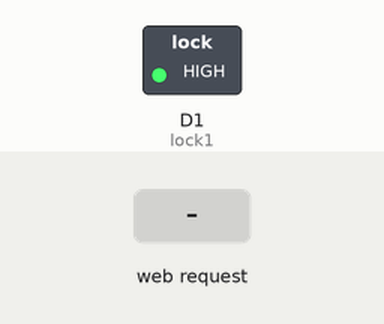
Recording of a sketch running on a simulated ESP8266 (NodeMCU). On the bench: switched loads named in the sketch (green lamp = pin HIGH). Inputs (shaded band) come from the test bench. WiFi joins after 1.5 s; servers stay silent unless stated; what the sketch prints to the serial monitor is not drawn.

Above: at 2.7 s.
2.8 s: HTTP request GET /unlock received
Timing chart, 0 to 5.8 s (numbered marks = the images above; inputs shaded):
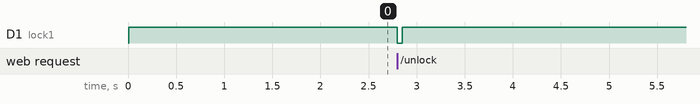

Measured:
- after the input at 2.8 s, D1 (lock1): HIGH → LOW at once, → HIGH 0.05 s later

The sketch:

lock_control.ino
```cpp
#include <ESP8266WiFi.h>

const char* ssid = "test";
const char* password = "abcd1234";

int lock1 = D1;
WiFiServer server(80);

void setup() {
  Serial.begin(9600);
  delay(10);


  pinMode(lock1, OUTPUT);
  digitalWrite(lock1, HIGH);

  // Connect to WiFi network
  Serial.println();
  Serial.println();
  Serial.print("Connecting to ");
  Serial.println(ssid);

  WiFi.begin(ssid, password);

  while (WiFi.status() != WL_CONNECTED) {
    delay(500);
    Serial.print(".");
  }
  Serial.println("");
  Serial.println("WiFi connected");

  // Start the server
  server.begin();
  Serial.println("Server started");

  // Print the IP address
  Serial.print("Use this URL : ");
  Serial.print("http://");
  Serial.print(WiFi.localIP());
  Serial.println("/unlock");

}

void loop() {
  // Check if a client has connected
  WiFiClient client = server.available();
  if (!client) {
    return;
  }

  // Wait until the client sends some data
  Serial.println("new client");
  while(!client.available()){
    delay(1);
  }

  // Read the first line of the request
  String request = client.readStringUntil('\r');
  Serial.println(request);
  client.flush();

  // Match the request

  if (request.indexOf("/unlock") != -1) {
    digitalWrite(lock1, LOW);
    delay(50);
    digitalWrite(lock1, HIGH);

    // Return the response
    client.println("HTTP/1.1 200 OK");
    client.println("Content-Type: text/html");
    client.println(""); //  do not forget this one
    client.println("<!DOCTYPE HTML>");
    client.println("<html>");
    client.print("unlocked");
    client.println("</html>");
  }

  else {
    Serial.println("invalid request");
    return;
  }


  delay(1);
  Serial.println("Client disconnected");
  Serial.println("");

}
```
